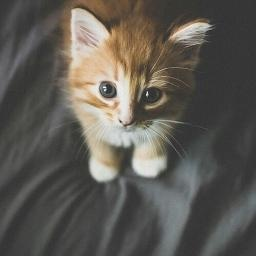
#> input picture Project2A/cat.jpeg, 256 x 256 px
$ python -i findDerivatives.py   (imports and definitions only)
#> lines starting #> are read from the running program, lines starting #| are printed output that depends on the picture
'''
  File name: findDerivatives.py
  Author:
  Date created:
'''

'''
  File clarification:
    Compute gradient information of the input grayscale image
    - Input I_gray: H x W matrix as image
    - Output Mag: H x W matrix represents the magnitude of derivatives
    - Output Magx: H x W matrix represents the magnitude of derivatives along x-axis
    - Output Magy: H x W matrix represents the magnitude of derivatives along y-axis
    - Output Ori: H x W matrix represents the orientation of derivatives
'''

from constants import *
from utils import *
from scipy import signal
from PIL import Image
import numpy as np

def findDerivatives(I_gray):
  # TODO: your code here

  gaussianKernel = GaussianPDF_2D(GAUSSIAN_MEAN, GAUSSIAN_VAR, GAUSSIAN_SIZE_ROWS, GAUSSIAN_SIZE_COLS)

  filteredImage =  signal.convolve2d(I_gray, gaussianKernel, 'same')

  I_x_d = signal.convolve2d(filteredImage, SOBEL_X, 'same')

  I_y_d = signal.convolve2d(filteredImage, SOBEL_Y, 'same')

  I_m_d = np.power(np.power(I_x_d, 2) + np.power(I_y_d, 2), 1/2)

  I_d_d = -1.0 * I_y_d / (I_x_d + DIVIDE_EPSILON)

  return I_m_d, I_x_d, I_y_d, np.arctan(I_d_d)

>>> import cv2
>>> picture = cv2.imread('../Project2A/cat.jpeg', cv2.IMREAD_GRAYSCALE)
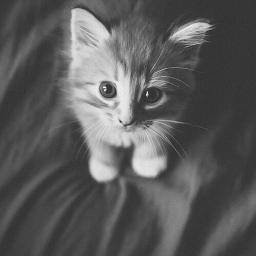
#> picture: shape (256, 256); min 35, max 255, mean 90.6
#> (the run stopped early here; a loop or call above may not have finished)

$ run again, on Project2A/face.jpg
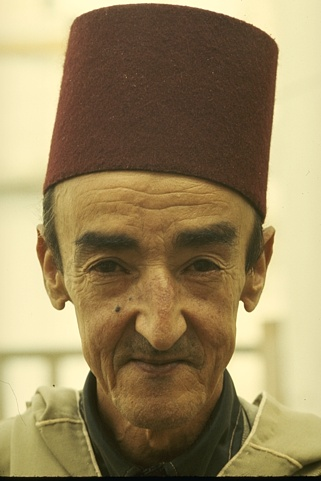
#> input picture Project2A/face.jpg, 321 x 481 px
#> `picture = cv2.imread('../Project2A/cat.jpeg', cv2.IMREAD_GRAYSCALE)`:
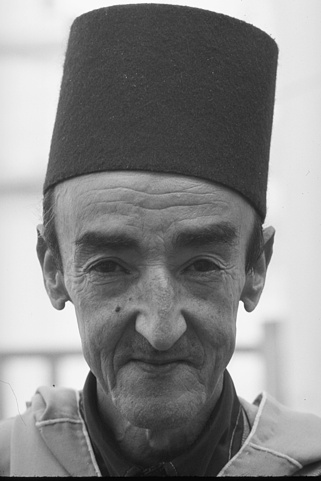
#> picture: shape (481, 321); min 1, max 255, mean 134.4

$ run again, on Project2A/leo.jpg
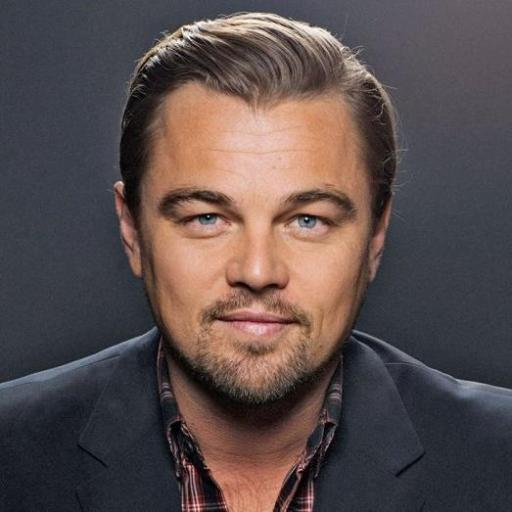
#> input picture Project2A/leo.jpg, 512 x 512 px
#> `picture = cv2.imread('../Project2A/cat.jpeg', cv2.IMREAD_GRAYSCALE)`:
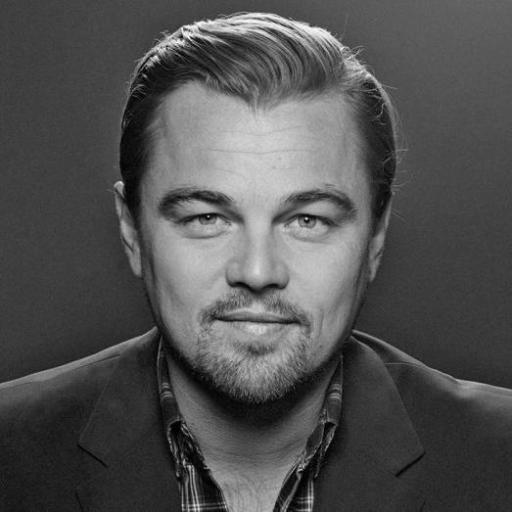
#> picture: shape (512, 512); min 0, max 255, mean 81.1
